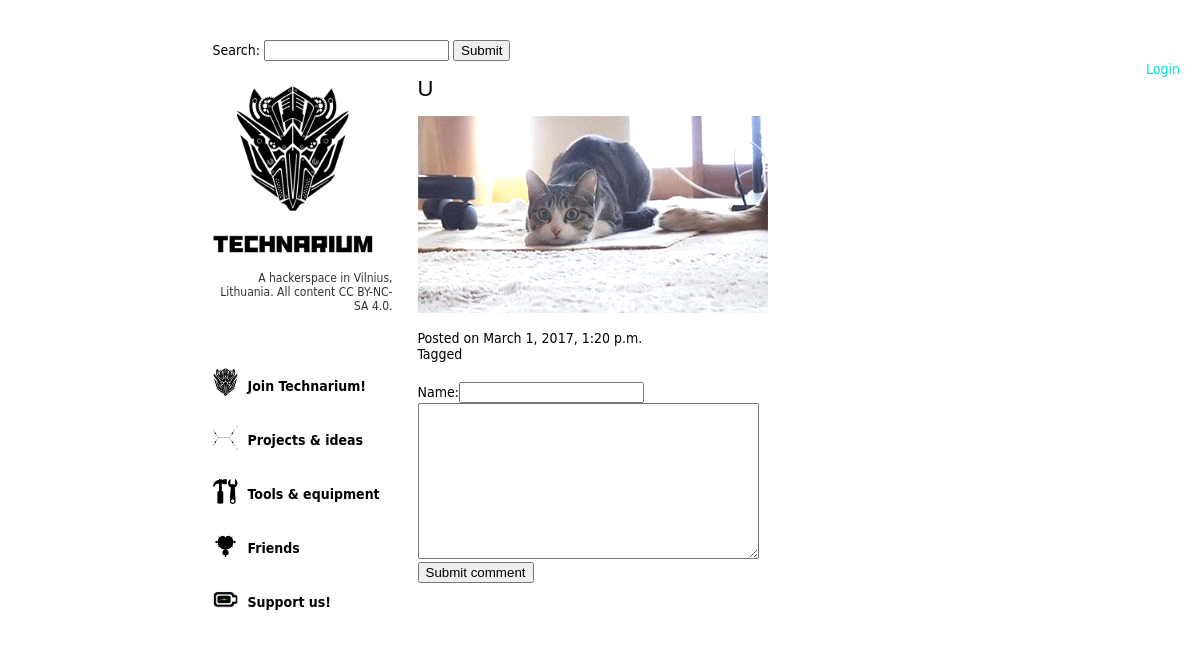
/blog/comment/424/u, run on the app's committed database.
### blog/models.py (models this page shows, shortened)
class Post(models.Model):
	title = models.CharField(max_length=128, default='No title', null=True, blank=True)
	body = models.TextField()
	slug = models.SlugField()
	date_time = models.DateTimeField()
	timestamp = models.IntegerField()
	tags = models.ManyToManyField(Tag,blank=True)
	created_by = models.ForeignKey('UserProfile', null=True)
	class Meta:
		ordering = ['-date_time']

### blog/views.py (the view)
# urls.py: url(r'^comment/(?P<pk>[\w+\d+]+)/(?P<slug>[\w\d-]+)?$', views.add_comment, name='add_comment'),
def add_comment(request, pk, slug=None):
	post = Post.objects.get(pk=pk)
	if request.method == 'POST':
		form = CommentForm(request.POST)
		if form.is_valid():
			obj=form.save(commit=False)
			obj.post_id=pk
			form.save()
			return HttpResponseRedirect(reverse('single_post_view', kwargs={'pk':pk}))
	else:
		form = CommentForm(initial={'date_time': time.strftime('%Y-%m-%d %H:%M:%S',time.localtime())})
	return render(request, 'blog/add_comment.html', {'form':form, 'post':post})

### blog/forms.py
class SearchForm(forms.Form):
	search= forms.CharField(label="Search...", max_length=256)

class CommentForm(forms.ModelForm):
	posted_by = forms.CharField()
	body = forms.CharField(widget=forms.Textarea)
	date_time = forms.DateTimeField(widget=forms.HiddenInput)
	class Meta:
		model = Comment
		fields = ['body', 'date_time', 'posted_by']

### blog/utils.py (called while the page is built)
def search_context(request):
    search_form = SearchForm()
    return {
        'search_form': search_form,
    }

### blog/templates/blog/add_comment.html (shortened to what this page needs)
{% extends "blog/main.html" %}
{% block head %}
{% load static %}
<link rel="stylesheet" type="text/css" href="{% static 'blog/single_post.css' %}">
{% endblock %}
{% block content %}
	<div class='post'>
		<h1 class='post_title'>{{post.title}}</h1>
		<div class='post_body'><p>{{ post.body|safe }}</p></div>
		<div class='post_date'>Posted on {{post.date_time}}</div>
		<div class='tags'>Tagged</br>
		</div>
		<div class='comments'>
				<div id='comment_form'>
	<form class='post_form' method="POST" action="">
	<div id='comment_posted_by'>Name:{{form.posted_by}}</div>
	<div id='comment_body'>{{form.body}}</div>
	<input type='submit' name='submit' value='Submit comment'/>
	</form>
	</div>
		</div>
{% endblock %}

### blog/static/blog/single_post.css (style rules this page uses)
.post { margin-bottom: 500px; }

### blog/static/blog/blog.css (style rules this page uses)
.post_title { text-transform: uppercase; font: 22px 'BebasNeueRegular',Impact,Helvetica,Arial,sans-serif; font-style: normal; font-weight: normal; }
.post { width: 600px; text-align: left; }
html, body, div { background:#ffffff; padding:0px; margin:0px; font-family: Frutiger, "Frutiger Linotype", Univers, Calibri, "Gill Sans", "Gill Sans MT", "Myriad Pro", Myriad, "DejaVu Sans Condensed", "Liberation Sans","Nimbus Sans L", Tahoma, Geneva, "Helvetica Neue", Helvetica, Arial, sans-serif; color:#000000; font-size:14px; }
#comment_form { margin-top:20px; }

### data on the page
Post: title "U", body (picture), date_time "March 1, 2017, 1:20 p.m."
